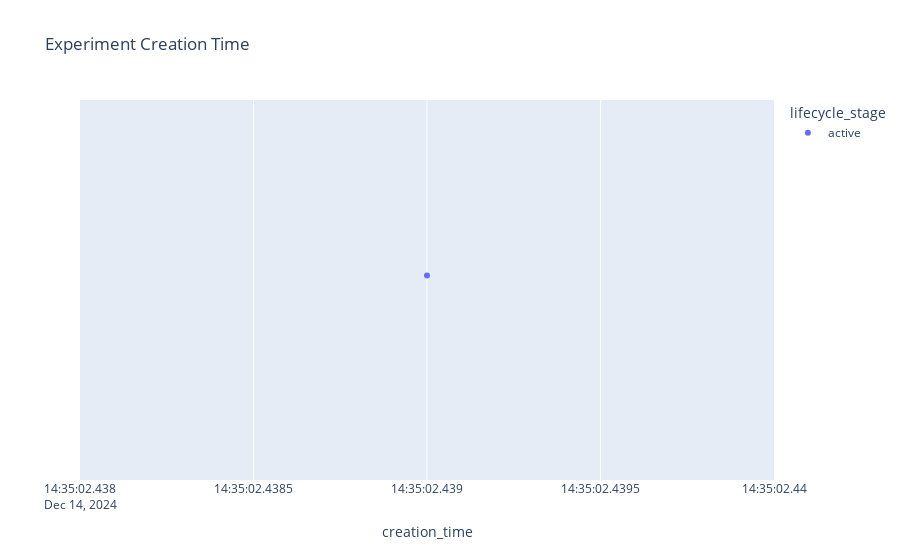

Here is the notebook cell this chart was saved with:
### Markdown cell above
# DASHBOARDS

### Code cell
px.strip(
    experiments,
    x="creation_time",
    color="lifecycle_stage",
    hover_name="name",
    hover_data=experiments.columns,
    title="Experiment Creation Time",
)

### Figure 1 — Plotly figure (JSON) as saved in the notebook; plotly's stock layout.template omitted (floating-point values rounded to 4 significant figures)
{"data": [{"alignmentgroup": "True", "boxpoints": "all", "customdata": [["file:///home/fmind/mlops-python-package/mlruns/300971336194126583", "300971336194126583", "2024-12-14T14:35:02.439000", "active", "bikes", {}]], "fillcolor": "rgba(255,255,255,0)", "hoveron": "points", "hovertemplate": "<b>%{hovertext}</b><br><br>lifecycle_stage=%{customdata[3]}<br>creation_time=%{x}<br>artifact_location=%{customdata[0]}<br>experiment_id=%{customdata[1]}<br>last_update_time=%{customdata[2]}<br>name=%{customdata[4]}<br>tags=%{customdata[5]}<extra></extra>", "hovertext": ["bikes"], "legendgroup": "active", "line": {"color": "rgba(255,255,255,0)"}, "marker": {"color": "#636efa"}, "name": "active", "offsetgroup": "active", "orientation": "h", "pointpos": 0, "showlegend": true, "type": "box", "x": ["2024-12-14T14:35:02.439000"], "x0": " ", "xaxis": "x", "y0": " ", "yaxis": "y"}], "layout": {"boxmode": "group", "legend": {"title": {"text": "lifecycle_stage"}, "tracegroupgap": 0}, "title": {"text": "Experiment Creation Time"}, "xaxis": {"anchor": "y", "domain": [0, 1], "title": {"text": "creation_time"}}, "yaxis": {"anchor": "x", "domain": [0, 1]}}}
